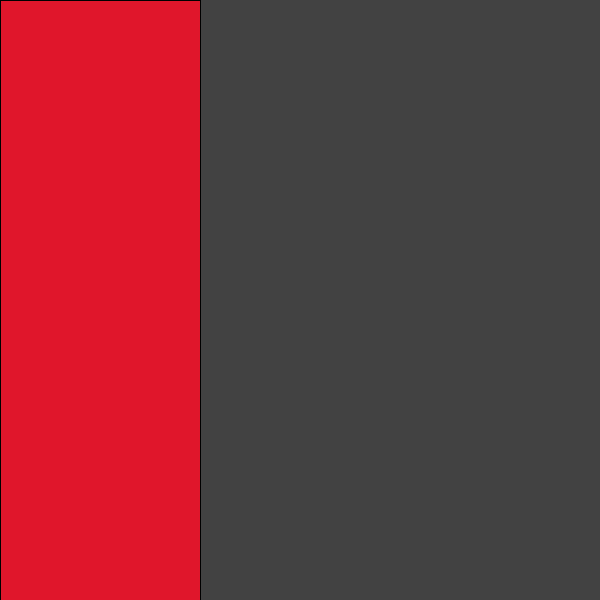
Frame 1 (no input)
Frame 60 (the mouse pressed at the canvas centre just before this capture): identical to frame 1, image omitted
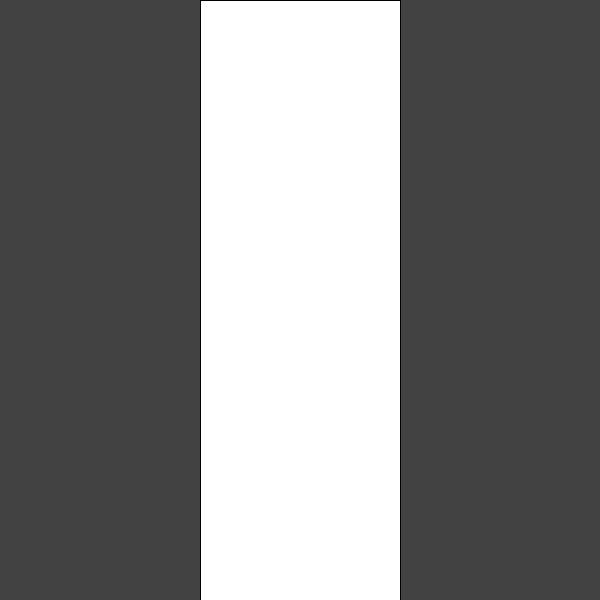
Frame 120 (the mouse held since frame 60 and released just before this capture)

The Processing sketch that drew these frames (run headless with seeded random() and noise(); from frame 60 on, the mouse is pressed at the canvas centre):

// Processing sketch: processing_186805
// ── processing_186805.pde

void setup(){
size(600,600);
}
 
void draw(){
  background(66,66,66);
 
 
 
if ( mouseX < width/3) {
fill(224,22,43);
rect(0,0,200,600);
}else if( mouseX < width/3*2){
fill(255,255,255);
rect(200,0,200,600);
}else if( mouseX < width){
fill(0,82,165);
rect(400,0,200,600);
 
 
}
}
